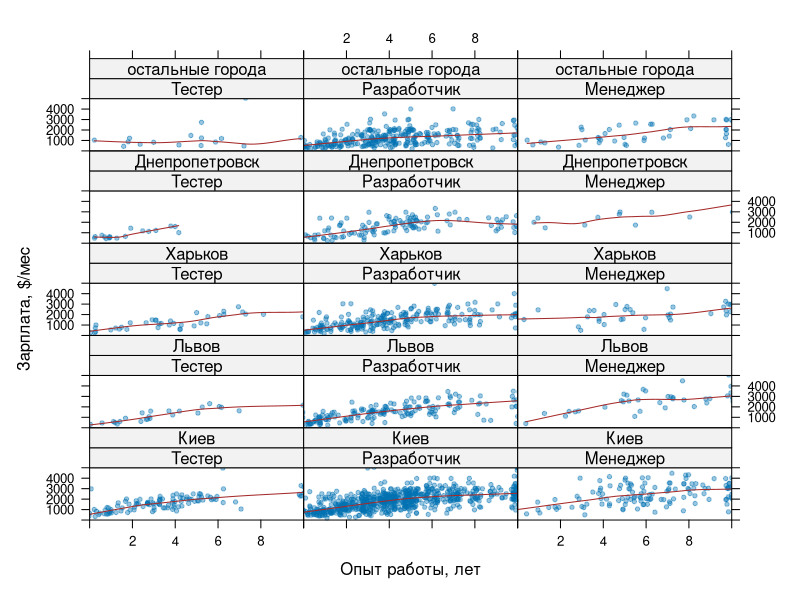
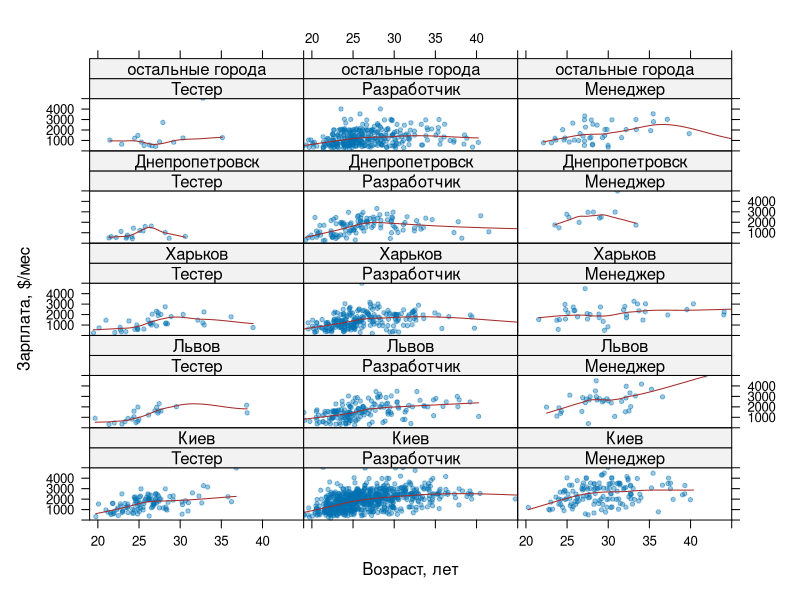

These figures' R source, in order:
#!/usr/bin/env Rscript

dd <- read.csv("data/2011_may_final.csv")

dd <- dd[dd$cls != "",]

dd$cls <- factor(dd$cls,
  levels=c("QA", "DEV", "PM"),
  labels=c("Тестер", "Разработчик", "Менеджер"))

dd$loc <- factor(dd$loc,
  levels=c("Киев", "Львов", "Харьков", "Днепр.", "other"),
  labels=c("Киев", "Львов", "Харьков", "Днепропетровск", "остальные города"))

dd$salaryJitter <- dd$salary  + runif(length(dd$salary ), -50, 50)
dd$expJitter    <- dd$exp     + runif(length(dd$exp    ), -.3, .3)
dd$ageJitter    <- dd$Возраст + runif(length(dd$Возраст), -.5, .5)

################################################################

library(lattice)

png(filename="reports/may2011/salary.%03d.png",
    width=1024, height=1024, res=90)

panel.scatter.loess <- function(x,y) {
  panel.xyplot(x, y, alpha=0.4, pch=20)
  panel.loess(x, y, col="brown")
}

xyplot(salaryJitter ~ expJitter | cls + loc, data=dd,
       xlim=c(0, 10), ylim=c(0,5000),
       panel=panel.scatter.loess,
       xlab="Опыт работы, лет", ylab="Зарплата, $/мес")

xyplot(salaryJitter ~ ageJitter | cls + loc, data=dd,
       xlim=c(19, 45), ylim=c(0,5000),
       panel=panel.scatter.loess,
       xlab="Возраст, лет", ylab="Зарплата, $/мес")

invisible(dev.off())

